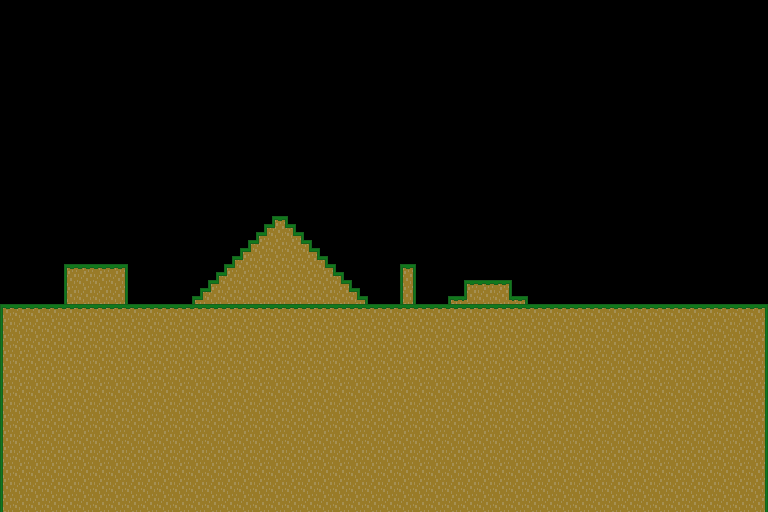

This game map was drawn from its Tiled (.tmx) file and the tilesets committed beside it. A one-line description and the full map source follow:
An orthogonal 48x32 tile map with 16x16 px tiles, 1 tile layer (Tile Layer 1).

<map version="1.0" orientation="orthogonal" renderorder="right-down" width="48" height="32" tilewidth="16" tileheight="16" nextobjectid="1">
 <tileset firstgid="1" name="Outdoor_Tileset_Stair" tilewidth="16" tileheight="16" tilecount="64" columns="8">
  <image source="../assets/Outdoor_Tileset_Stair.png" width="128" height="128" />
 </tileset>
 <layer name="Tile Layer 1" width="48" height="32">
  <data encoding="csv">
0,0,0,0,0,0,0,0,0,0,0,0,0,0,0,0,0,0,0,0,0,0,0,0,0,0,0,0,0,0,0,0,0,0,0,0,0,0,0,0,0,0,0,0,0,0,0,0,
0,0,0,0,0,0,0,0,0,0,0,0,0,0,0,0,0,0,0,0,0,0,0,0,0,0,0,0,0,0,0,0,0,0,0,0,0,0,0,0,0,0,0,0,0,0,0,0,
0,0,0,0,0,0,0,0,0,0,0,0,0,0,0,0,0,0,0,0,0,0,0,0,0,0,0,0,0,0,0,0,0,0,0,0,0,0,0,0,0,0,0,0,0,0,0,0,
0,0,0,0,0,0,0,0,0,0,0,0,0,0,0,0,0,0,0,0,0,0,0,0,0,0,0,0,0,0,0,0,0,0,0,0,0,0,0,0,0,0,0,0,0,0,0,0,
0,0,0,0,0,0,0,0,0,0,0,0,0,0,0,0,0,0,0,0,0,0,0,0,0,0,0,0,0,0,0,0,0,0,0,0,0,0,0,0,0,0,0,0,0,0,0,0,
0,0,0,0,0,0,0,0,0,0,0,0,0,0,0,0,0,0,0,0,0,0,0,0,0,0,0,0,0,0,0,0,0,0,0,0,0,0,0,0,0,0,0,0,0,0,0,0,
0,0,0,0,0,0,0,0,0,0,0,0,0,0,0,0,0,0,0,0,0,0,0,0,0,0,0,0,0,0,0,0,0,0,0,0,0,0,0,0,0,0,0,0,0,0,0,0,
0,0,0,0,0,0,0,0,0,0,0,0,0,0,0,0,0,0,0,0,0,0,0,0,0,0,0,0,0,0,0,0,0,0,0,0,0,0,0,0,0,0,0,0,0,0,0,0,
0,0,0,0,0,0,0,0,0,0,0,0,0,0,0,0,0,0,0,0,0,0,0,0,0,0,0,0,0,0,0,0,0,0,0,0,0,0,0,0,0,0,0,0,0,0,0,0,
0,0,0,0,0,0,0,0,0,0,0,0,0,0,0,0,0,0,0,0,0,0,0,0,0,0,0,0,0,0,0,0,0,0,0,0,0,0,0,0,0,0,0,0,0,0,0,0,
0,0,0,0,0,0,0,0,0,0,0,0,0,0,0,0,0,0,0,0,0,0,0,0,0,0,0,0,0,0,0,0,0,0,0,0,0,0,0,0,0,0,0,0,0,0,0,0,
0,0,0,0,0,0,0,0,0,0,0,0,0,0,0,0,0,0,0,0,0,0,0,0,0,0,0,0,0,0,0,0,0,0,0,0,0,0,0,0,0,0,0,0,0,0,0,0,
0,0,0,0,0,0,0,0,0,0,0,0,0,0,0,0,0,0,0,0,0,0,0,0,0,0,0,0,0,0,0,0,0,0,0,0,0,0,0,0,0,0,0,0,0,0,0,0,
0,0,0,0,0,0,0,0,0,0,0,0,0,0,0,0,0,52,0,0,0,0,0,0,0,0,0,0,0,0,0,0,0,0,0,0,0,0,0,0,0,0,0,0,0,0,0,0,
0,0,0,0,0,0,0,0,0,0,0,0,0,0,0,0,33,44,35,0,0,0,0,0,0,0,0,0,0,0,0,0,0,0,0,0,0,0,0,0,0,0,0,0,0,0,0,0,
0,0,0,0,0,0,0,0,0,0,0,0,0,0,0,33,41,26,43,35,0,0,0,0,0,0,0,0,0,0,0,0,0,0,0,0,0,0,0,0,0,0,0,0,0,0,0,0,
0,0,0,0,49,50,50,51,0,0,0,0,0,0,33,41,26,26,26,43,35,0,0,0,0,52,0,0,0,0,0,0,0,0,0,0,0,0,0,0,0,0,0,0,0,0,0,0,
0,0,0,0,25,26,26,27,0,0,0,0,0,33,41,26,26,26,26,26,43,35,0,0,0,28,0,0,0,49,50,51,0,0,0,0,0,0,0,0,0,0,0,0,0,0,0,0,
0,0,0,0,25,26,26,27,0,0,0,0,33,41,26,26,26,26,26,26,26,43,35,0,0,28,0,0,49,57,26,59,51,0,0,0,0,0,0,0,0,0,0,0,0,0,0,0,
17,18,18,18,18,18,18,18,18,18,18,18,18,18,18,18,18,18,18,18,18,18,18,18,18,18,18,18,18,18,18,18,18,18,18,18,18,18,18,18,18,18,18,18,18,18,18,19,
25,26,26,26,26,26,26,26,26,26,26,26,26,26,26,26,26,26,26,26,26,26,26,26,26,26,26,26,26,26,26,26,26,26,26,26,26,26,26,26,26,26,26,26,26,26,26,27,
25,26,26,26,26,26,26,26,26,26,26,26,26,26,26,26,26,26,26,26,26,26,26,26,26,26,26,26,26,26,26,26,26,26,26,26,26,26,26,26,26,26,26,26,26,26,26,27,
25,26,26,26,26,26,26,26,26,26,26,26,26,26,26,26,26,26,26,26,26,26,26,26,26,26,26,26,26,26,26,26,26,26,26,26,26,26,26,26,26,26,26,26,26,26,26,27,
25,26,26,26,26,26,26,26,26,26,26,26,26,26,26,26,26,26,26,26,26,26,26,26,26,26,26,26,26,26,26,26,26,26,26,26,26,26,26,26,26,26,26,26,26,26,26,27,
25,26,26,26,26,26,26,26,26,26,26,26,26,26,26,26,26,26,26,26,26,26,26,26,26,26,26,26,26,26,26,26,26,26,26,26,26,26,26,26,26,26,26,26,26,26,26,27,
25,26,26,26,26,26,26,26,26,26,26,26,26,26,26,26,26,26,26,26,26,26,26,26,26,26,26,26,26,26,26,26,26,26,26,26,26,26,26,26,26,26,26,26,26,26,26,27,
25,26,26,26,26,26,26,26,26,26,26,26,26,26,26,26,26,26,26,26,26,26,26,26,26,26,26,26,26,26,26,26,26,26,26,26,26,26,26,26,26,26,26,26,26,26,26,27,
25,26,26,26,26,26,26,26,26,26,26,26,26,26,26,26,26,26,26,26,26,26,26,26,26,26,26,26,26,26,26,26,26,26,26,26,26,26,26,26,26,26,26,26,26,26,26,27,
25,26,26,26,26,26,26,26,26,26,26,26,26,26,26,26,26,26,26,26,26,26,26,26,26,26,26,26,26,26,26,26,26,26,26,26,26,26,26,26,26,26,26,26,26,26,26,27,
25,26,26,26,26,26,26,26,26,26,26,26,26,26,26,26,26,26,26,26,26,26,26,26,26,26,26,26,26,26,26,26,26,26,26,26,26,26,26,26,26,26,26,26,26,26,26,27,
25,26,26,26,26,26,26,26,26,26,26,26,26,26,26,26,26,26,26,26,26,26,26,26,26,26,26,26,26,26,26,26,26,26,26,26,26,26,26,26,26,26,26,26,26,26,26,27,
25,26,26,26,26,26,26,26,26,26,26,26,26,26,26,26,26,26,26,26,26,26,26,26,26,26,26,26,26,26,26,26,26,26,26,26,26,26,26,26,26,26,26,26,26,26,26,27
</data>
 </layer>
</map>
